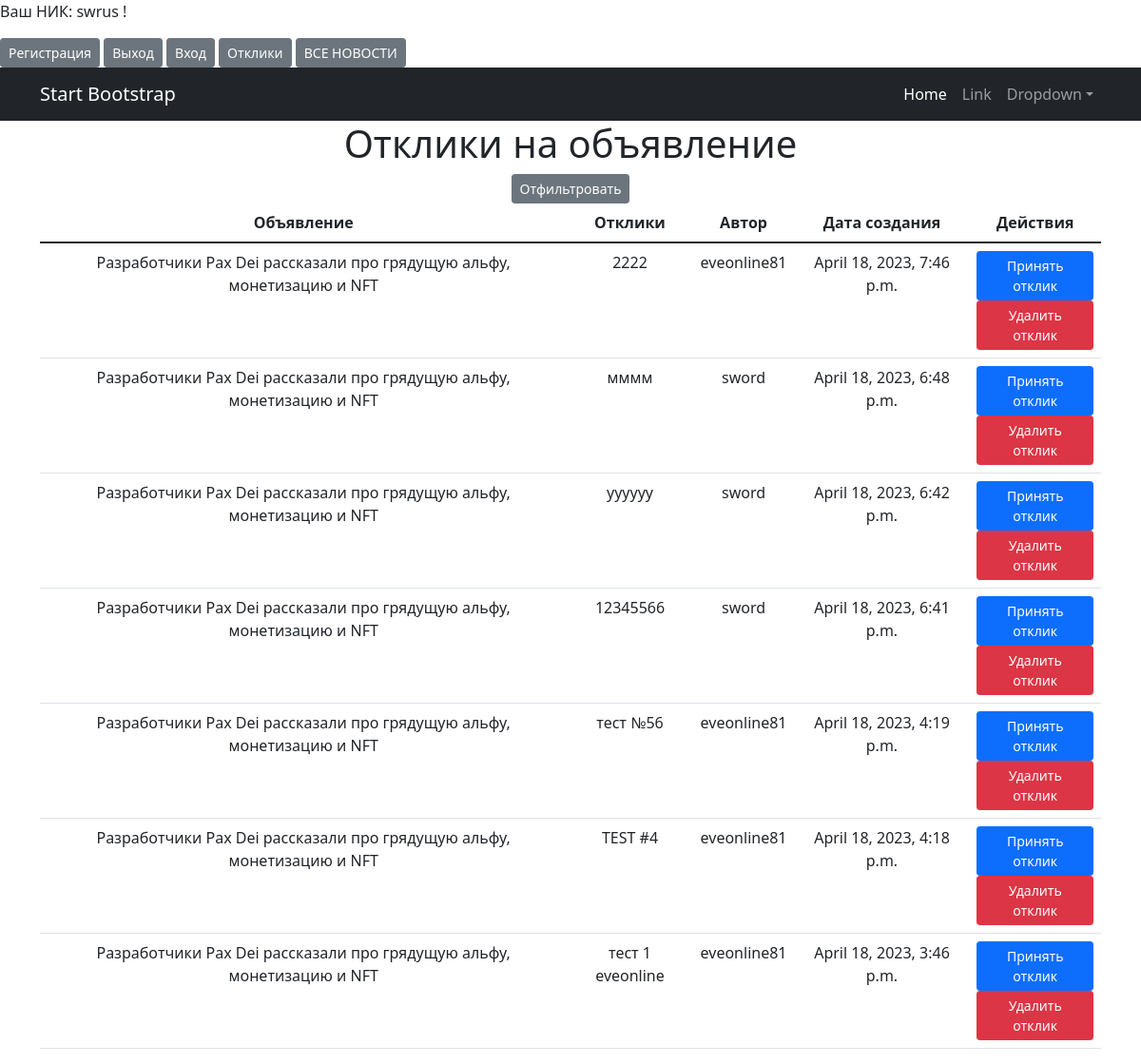
The page /blogs/responses/ (signed in) on the database as committed earlier.
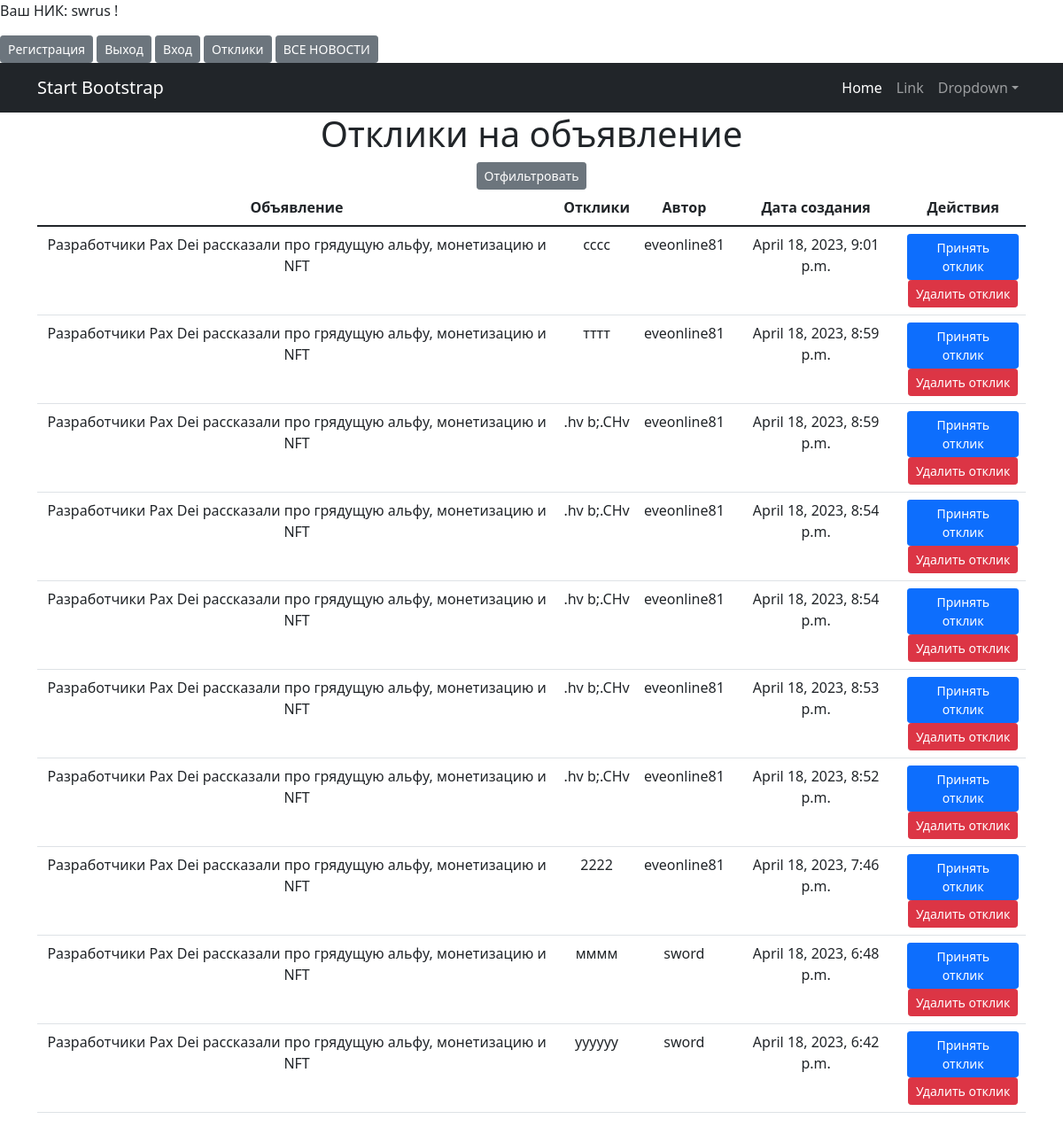
The same page on the database as committed later.
### brd/models.py (models this page shows)
class Response(models.Model):
    text = models.TextField()
    ad = models.ForeignKey(Ad, on_delete=models.CASCADE, related_name='responses')
    author = models.ForeignKey(User, on_delete=models.CASCADE)
    created_at = models.DateTimeField(auto_now_add=True)
    accepted = models.BooleanField(default=False)
    class Meta:
        ordering = ['-created_at']

class Ad(models.Model):
    ТАНКИ = "TN"
    ХИЛЫ = "XL"
    ДД = "DD"
    ТОРГОВЦЫ = "TRG"
    ГИЛДМАСТЕРА = 'GIL'
    КВЕСТГИВЕРЫ = 'KVS'
    CATEGORY_CHOICES = (
        (ТАНКИ, 'ТАНКИ'),
        (ХИЛЫ, 'ХИЛЫ'),
        (ДД, 'ДД'),
        (ТОРГОВЦЫ, 'ТОРГОВЦЫ'),
        (ГИЛДМАСТЕРА, 'ГИЛДМАСТЕРА'),
        (КВЕСТГИВЕРЫ, 'КВЕСТГИВЕРЫ'),
    )
    author = models.ForeignKey(User, on_delete=models.CASCADE, help_text="Автор")
    title = models.CharField(max_length=200)
    content = models.TextField()
    category = models.CharField(max_length=200, choices=CATEGORY_CHOICES,
                                default=ТАНКИ, help_text=('Название категории'))
    created_by = models.ForeignKey(Profile, on_delete=models.CASCADE, related_name='ads')
    created_at = models.DateTimeField(auto_now_add=True)
    updated_at = models.DateTimeField(auto_now=True)
    image = models.ImageField(upload_to='media/', blank=True, null=True, max_length=255)
    file = models.FileField(upload_to='blogs/', blank=True, null=True)
    """модель для откликов"""

### brd/views.py (the view)
# urls.py: path('responses/', UserResponseListView.as_view(), name='user_responses'),
class UserResponseListView(LoginRequiredMixin, ListView):
    model = Response
    template_name = 'user_response_list.html'
    context_object_name = 'responses'
    paginate_by = 10
    def get_queryset(self):
        return Response.objects.filter(ad__created_by__user=self.request.user)

### templates/brd/user_response_list.html (shortened to what this page needs)
{% extends 'flatpages/default.html' %}
{% block content %}
  <h1>Отклики на объявление {{ ad.title }}</h1>
 {% if responses %}
  <a href="{% url 'response_search' %}" class="btn btn-secondary btn-sm">Отфильтровать</a>
  <table class="table">
    <thead>
      <tr>
        <th>Объявление</th>
        <th>Отклики</th>
        <th>Автор</th>
        <th>Дата создания</th>
        <th>Действия</th>
      </tr>
    </thead>
    <tbody>
      {% for response in responses %}
        <tr>
          <td>{{ response.ad.title }}</td>
          <td>{{ response.text }}</td>
          <td>{{ response.author }}</td>
          <td>{{ response.created_at }}</td>
          <td>
            {% if response.ad.accepted_response == response %}
              Отклик принят
            {% else %}
              <form method="POST" action="{% url 'accept_response' response.id %}">
                <button type="submit" class="btn btn-primary btn-sm">Принять отклик</button>
              </form>
            {% endif %}
            <form method="POST" action="{% url 'responses_delete' response.id %}">
              <button type="submit" class="btn btn-danger btn-sm">Удалить отклик</button>
            </form>
          </td>
        </tr>
        {% empty %}
          <tr>
            <td colspan="5">На ваше объявление пока нет откликов.</td>
          </tr>
        {% endfor %}
      </tbody>
    </table>
  {% else %}
    <p>На ваше объявление пока нет откликов.</p>
  {% endif %}
{% endblock %}

Rows that differ between the two databases and show on the page:
no longer on this page (row unchanged): Response: ad "Разработчики Pax Dei рассказали про грядущую альфу, монетизацию и NFT", text "12345566", author "sword", created_at "April 18, 2023, 6:41 p.m.", shows "Принять отклик"
no longer on this page (row unchanged): Response: ad "Разработчики Pax Dei рассказали про грядущую альфу, монетизацию и NFT", text "тест №56", author "eveonline81", created_at "April 18, 2023, 4:19 p.m.", shows "Принять отклик"
no longer on this page (row unchanged): Response: ad "Разработчики Pax Dei рассказали про грядущую альфу, монетизацию и NFT", text "TEST #4", author "eveonline81", created_at "April 18, 2023, 4:18 p.m.", shows "Принять отклик"
no longer on this page (row unchanged): Response: ad "Разработчики Pax Dei рассказали про грядущую альфу, монетизацию и NFT", text "тест 1 eveonline", author "eveonline81", created_at "April 18, 2023, 3:46 p.m.", shows "Принять отклик"
added Response: ad "Разработчики Pax Dei рассказали про грядущую альфу, монетизацию и NFT", text "cccc", author "eveonline81", created_at "April 18, 2023, 9:01 p.m.", shows "Принять отклик"
added Response: ad "Разработчики Pax Dei рассказали про грядущую альфу, монетизацию и NFT", text "тттт", author "eveonline81", created_at "April 18, 2023, 8:59 p.m.", shows "Принять отклик"
added Response: ad "Разработчики Pax Dei рассказали про грядущую альфу, монетизацию и NFT", text ".hv b;.CHv", author "eveonline81", created_at "April 18, 2023, 8:59 p.m.", shows "Принять отклик"
added Response: ad "Разработчики Pax Dei рассказали про грядущую альфу, монетизацию и NFT", text ".hv b;.CHv", author "eveonline81", created_at "April 18, 2023, 8:54 p.m.", shows "Принять отклик"
added Response: ad "Разработчики Pax Dei рассказали про грядущую альфу, монетизацию и NFT", text ".hv b;.CHv", author "eveonline81", created_at "April 18, 2023, 8:54 p.m.", shows "Принять отклик"
added Response: ad "Разработчики Pax Dei рассказали про грядущую альфу, монетизацию и NFT", text ".hv b;.CHv", author "eveonline81", created_at "April 18, 2023, 8:53 p.m.", shows "Принять отклик"
added Response: ad "Разработчики Pax Dei рассказали про грядущую альфу, монетизацию и NFT", text ".hv b;.CHv", author "eveonline81", created_at "April 18, 2023, 8:52 p.m.", shows "Принять отклик"
